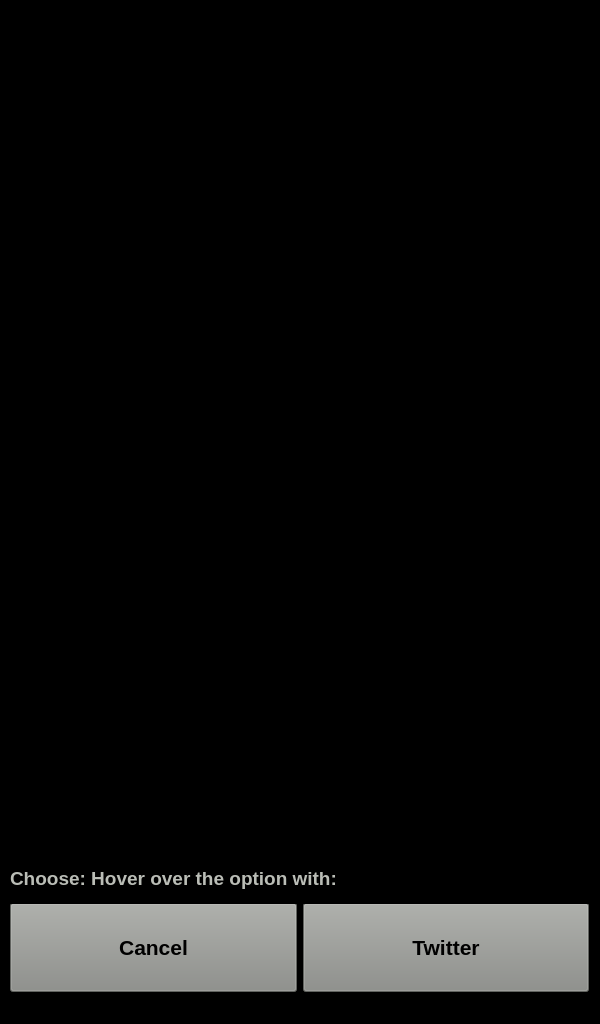
<?xml version="1.0" encoding="UTF-8"?>
<ui version="4.0">
 <class>SharWindow</class>
 <widget class="QWidget" name="SharWindow">
  <property name="geometry">
   <rect>
    <x>0</x>
    <y>0</y>
    <width>600</width>
    <height>1024</height>
   </rect>
  </property>
  <property name="windowTitle">
   <string>Form</string>
  </property>
  <widget class="QStackedWidget" name="stackedWidget">
   <property name="geometry">
    <rect>
     <x>0</x>
     <y>803</y>
     <width>600</width>
     <height>221</height>
    </rect>
   </property>
   <property name="styleSheet">
    <string notr="true">background-color: rgb(0, 0, 0);</string>
   </property>
   <property name="currentIndex">
    <number>0</number>
   </property>
   <widget class="QWidget" name="main">
    <widget class="QWidget" name="horizontalLayoutWidget">
     <property name="geometry">
      <rect>
       <x>10</x>
       <y>190</y>
       <width>581</width>
       <height>31</height>
      </rect>
     </property>
     <layout class="QHBoxLayout" name="horizontalLayout"/>
    </widget>
    <widget class="QWidget" name="horizontalLayoutWidget_2">
     <property name="geometry">
      <rect>
       <x>10</x>
       <y>100</y>
       <width>579</width>
       <height>89</height>
      </rect>
     </property>
     <layout class="QHBoxLayout" name="horizontalLayout_2">
      <property name="sizeConstraint">
       <enum>QLayout::SetDefaultConstraint</enum>
      </property>
      <item>
       <widget class="QPushButton" name="pb_cancel_share">
        <property name="sizePolicy">
         <sizepolicy hsizetype="Minimum" vsizetype="MinimumExpanding">
          <horstretch>0</horstretch>
          <verstretch>0</verstretch>
         </sizepolicy>
        </property>
        <property name="minimumSize">
         <size>
          <width>0</width>
          <height>0</height>
         </size>
        </property>
        <property name="font">
         <font>
          <pointsize>16</pointsize>
          <bold>true</bold>
         </font>
        </property>
        <property name="toolTip">
         <string/>
        </property>
        <property name="layoutDirection">
         <enum>Qt::LeftToRight</enum>
        </property>
        <property name="styleSheet">
         <string notr="true">color: rgb(0, 0, 0);
background-color: rgb(136, 138, 133);
text-align: center center
/*border: 1px solid rgb(193, 125, 17) */
/*border-color: rgb(193, 125, 17);
border-radius: 5px
*/</string>
        </property>
        <property name="text">
         <string>Cancel</string>
        </property>
        <property name="icon">
         <iconset resource="resources.qrc">
          <normaloff>:/resources/icons/cancel.png</normaloff>:/resources/icons/cancel.png</iconset>
        </property>
        <property name="iconSize">
         <size>
          <width>70</width>
          <height>70</height>
         </size>
        </property>
        <property name="default">
         <bool>false</bool>
        </property>
       </widget>
      </item>
      <item>
       <widget class="QPushButton" name="pb_twitter_share">
        <property name="sizePolicy">
         <sizepolicy hsizetype="Minimum" vsizetype="MinimumExpanding">
          <horstretch>0</horstretch>
          <verstretch>0</verstretch>
         </sizepolicy>
        </property>
        <property name="minimumSize">
         <size>
          <width>0</width>
          <height>0</height>
         </size>
        </property>
        <property name="font">
         <font>
          <pointsize>16</pointsize>
          <bold>true</bold>
         </font>
        </property>
        <property name="toolTip">
         <string/>
        </property>
        <property name="layoutDirection">
         <enum>Qt::LeftToRight</enum>
        </property>
        <property name="styleSheet">
         <string notr="true">color: rgb(0, 0, 0);
background-color: rgb(136, 138, 133);
text-align: center center
/*border: 1px solid rgb(193, 125, 17) */
/*border-color: rgb(193, 125, 17);
border-radius: 5px
*/</string>
        </property>
        <property name="text">
         <string>Twitter</string>
        </property>
        <property name="icon">
         <iconset resource="resources.qrc">
          <normaloff>:/resources/icons/twitter.png</normaloff>:/resources/icons/twitter.png</iconset>
        </property>
        <property name="iconSize">
         <size>
          <width>70</width>
          <height>70</height>
         </size>
        </property>
        <property name="default">
         <bool>false</bool>
        </property>
       </widget>
      </item>
     </layout>
    </widget>
    <widget class="QWidget" name="horizontalLayoutWidget_3">
     <property name="geometry">
      <rect>
       <x>10</x>
       <y>50</y>
       <width>581</width>
       <height>51</height>
      </rect>
     </property>
     <layout class="QHBoxLayout" name="horizontalLayout_3">
      <item>
       <widget class="QLabel" name="label">
        <property name="enabled">
         <bool>true</bool>
        </property>
        <property name="font">
         <font>
          <pointsize>14</pointsize>
          <bold>true</bold>
         </font>
        </property>
        <property name="styleSheet">
         <string notr="true">color: rgb(186, 189, 182);</string>
        </property>
        <property name="text">
         <string>Choose: Hover over the option with:</string>
        </property>
       </widget>
      </item>
      <item>
       <widget class="QLabel" name="label_3">
        <property name="font">
         <font>
          <pointsize>14</pointsize>
          <bold>true</bold>
         </font>
        </property>
        <property name="autoFillBackground">
         <bool>false</bool>
        </property>
        <property name="styleSheet">
         <string notr="true">image: url(:/resources/icons/finger_pointing_inverted.png);
/*
background-color: rgb(186, 189, 182);
background-repeat: no-repeat; 
*/</string>
        </property>
        <property name="text">
         <string/>
        </property>
        <property name="alignment">
         <set>Qt::AlignCenter</set>
        </property>
       </widget>
      </item>
      <item>
       <widget class="QLabel" name="label_6">
        <property name="font">
         <font>
          <pointsize>14</pointsize>
          <bold>true</bold>
         </font>
        </property>
        <property name="text">
         <string/>
        </property>
       </widget>
      </item>
     </layout>
     <zorder>label_3</zorder>
     <zorder>label_6</zorder>
     <zorder>label</zorder>
    </widget>
    <widget class="QWidget" name="horizontalLayoutWidget_4">
     <property name="geometry">
      <rect>
       <x>10</x>
       <y>0</y>
       <width>581</width>
       <height>51</height>
      </rect>
     </property>
     <layout class="QHBoxLayout" name="horizontalLayout_4">
      <item>
       <widget class="QLabel" name="label_2">
        <property name="font">
         <font>
          <pointsize>14</pointsize>
          <bold>true</bold>
         </font>
        </property>
        <property name="text">
         <string/>
        </property>
       </widget>
      </item>
      <item>
       <widget class="QLabel" name="label_4">
        <property name="font">
         <font>
          <pointsize>14</pointsize>
          <bold>true</bold>
         </font>
        </property>
        <property name="autoFillBackground">
         <bool>false</bool>
        </property>
        <property name="styleSheet">
         <string notr="true">/*image: url(:/resources/icons/finger_pointing_inverted.png); */
/*
background-color: rgb(186, 189, 182);
background-repeat: no-repeat; 
*/</string>
        </property>
        <property name="text">
         <string/>
        </property>
        <property name="alignment">
         <set>Qt::AlignCenter</set>
        </property>
       </widget>
      </item>
      <item>
       <widget class="QLabel" name="label_7">
        <property name="font">
         <font>
          <pointsize>14</pointsize>
          <bold>true</bold>
         </font>
        </property>
        <property name="text">
         <string/>
        </property>
       </widget>
      </item>
     </layout>
    </widget>
   </widget>
   <widget class="QWidget" name="edit_opts">
    <widget class="QWidget" name="horizontalLayoutWidget_5">
     <property name="geometry">
      <rect>
       <x>10</x>
       <y>50</y>
       <width>581</width>
       <height>51</height>
      </rect>
     </property>
     <layout class="QHBoxLayout" name="horizontalLayout_25">
      <item>
       <widget class="QLabel" name="label_37">
        <property name="font">
         <font>
          <pointsize>14</pointsize>
          <bold>true</bold>
         </font>
        </property>
        <property name="text">
         <string>Choose: Hover over the option with:</string>
        </property>
       </widget>
      </item>
      <item>
       <widget class="QLabel" name="label_38">
        <property name="font">
         <font>
          <pointsize>14</pointsize>
          <bold>true</bold>
         </font>
        </property>
        <property name="autoFillBackground">
         <bool>false</bool>
        </property>
        <property name="styleSheet">
         <string notr="true">image: url(:/resources/icons/finger_pointing_inverted.png);
/*
background-color: rgb(186, 189, 182);
background-repeat: no-repeat; 
*/</string>
        </property>
        <property name="text">
         <string/>
        </property>
        <property name="alignment">
         <set>Qt::AlignCenter</set>
        </property>
       </widget>
      </item>
      <item>
       <widget class="QLabel" name="label_39">
        <property name="font">
         <font>
          <pointsize>14</pointsize>
          <bold>true</bold>
         </font>
        </property>
        <property name="text">
         <string/>
        </property>
       </widget>
      </item>
     </layout>
     <zorder>label_38</zorder>
     <zorder>label_39</zorder>
     <zorder>label_37</zorder>
    </widget>
    <widget class="QWidget" name="horizontalLayoutWidget_6">
     <property name="geometry">
      <rect>
       <x>10</x>
       <y>190</y>
       <width>581</width>
       <height>31</height>
      </rect>
     </property>
     <layout class="QHBoxLayout" name="horizontalLayout_26"/>
    </widget>
    <widget class="QWidget" name="horizontalLayoutWidget_7">
     <property name="geometry">
      <rect>
       <x>10</x>
       <y>100</y>
       <width>579</width>
       <height>89</height>
      </rect>
     </property>
     <layout class="QHBoxLayout" name="horizontalLayout_27">
      <property name="sizeConstraint">
       <enum>QLayout::SetDefaultConstraint</enum>
      </property>
      <item>
       <widget class="QPushButton" name="pb_edit_cancel">
        <property name="sizePolicy">
         <sizepolicy hsizetype="Minimum" vsizetype="MinimumExpanding">
          <horstretch>0</horstretch>
          <verstretch>0</verstretch>
         </sizepolicy>
        </property>
        <property name="minimumSize">
         <size>
          <width>0</width>
          <height>0</height>
         </size>
        </property>
        <property name="font">
         <font>
          <pointsize>16</pointsize>
          <bold>true</bold>
         </font>
        </property>
        <property name="toolTip">
         <string/>
        </property>
        <property name="layoutDirection">
         <enum>Qt::LeftToRight</enum>
        </property>
        <property name="styleSheet">
         <string notr="true">color: rgb(0, 0, 0);
background-color: rgb(136, 138, 133);
text-align: center center
/*border: 1px solid rgb(193, 125, 17) */
/*border-color: rgb(193, 125, 17);
border-radius: 5px
*/</string>
        </property>
        <property name="text">
         <string>Cancel</string>
        </property>
        <property name="icon">
         <iconset resource="resources.qrc">
          <normaloff>:/resources/icons/cancel.png</normaloff>:/resources/icons/cancel.png</iconset>
        </property>
        <property name="iconSize">
         <size>
          <width>70</width>
          <height>70</height>
         </size>
        </property>
        <property name="default">
         <bool>false</bool>
        </property>
       </widget>
      </item>
      <item>
       <widget class="QPushButton" name="pb_edit_ok">
        <property name="sizePolicy">
         <sizepolicy hsizetype="Minimum" vsizetype="MinimumExpanding">
          <horstretch>0</horstretch>
          <verstretch>0</verstretch>
         </sizepolicy>
        </property>
        <property name="minimumSize">
         <size>
          <width>0</width>
          <height>0</height>
         </size>
        </property>
        <property name="font">
         <font>
          <pointsize>16</pointsize>
          <bold>true</bold>
         </font>
        </property>
        <property name="toolTip">
         <string/>
        </property>
        <property name="layoutDirection">
         <enum>Qt::LeftToRight</enum>
        </property>
        <property name="styleSheet">
         <string notr="true">color: rgb(0, 0, 0);
background-color: rgb(136, 138, 133);
text-align: center center
/*border: 1px solid rgb(193, 125, 17) */
/*border-color: rgb(193, 125, 17);
border-radius: 5px
*/</string>
        </property>
        <property name="text">
         <string>OK</string>
        </property>
        <property name="icon">
         <iconset resource="resources.qrc">
          <normaloff>:/resources/icons/ok.png</normaloff>:/resources/icons/ok.png</iconset>
        </property>
        <property name="iconSize">
         <size>
          <width>70</width>
          <height>70</height>
         </size>
        </property>
        <property name="default">
         <bool>false</bool>
        </property>
       </widget>
      </item>
     </layout>
    </widget>
    <widget class="QWidget" name="horizontalLayoutWidget_8">
     <property name="geometry">
      <rect>
       <x>10</x>
       <y>0</y>
       <width>581</width>
       <height>51</height>
      </rect>
     </property>
     <layout class="QHBoxLayout" name="horizontalLayout_28">
      <item>
       <widget class="QLabel" name="label_5">
        <property name="font">
         <font>
          <bold>true</bold>
         </font>
        </property>
        <property name="text">
         <string>Message</string>
        </property>
       </widget>
      </item>
      <item>
       <widget class="QLineEdit" name="lineEdit_msg">
        <property name="font">
         <font>
          <pointsize>14</pointsize>
         </font>
        </property>
       </widget>
      </item>
     </layout>
    </widget>
   </widget>
   <widget class="QWidget" name="status_opts">
    <widget class="QWidget" name="horizontalLayoutWidget_9">
     <property name="geometry">
      <rect>
       <x>10</x>
       <y>190</y>
       <width>581</width>
       <height>31</height>
      </rect>
     </property>
     <layout class="QHBoxLayout" name="horizontalLayout_29"/>
    </widget>
    <widget class="QWidget" name="horizontalLayoutWidget_10">
     <property name="geometry">
      <rect>
       <x>10</x>
       <y>0</y>
       <width>813</width>
       <height>51</height>
      </rect>
     </property>
     <layout class="QHBoxLayout" name="horizontalLayout_30">
      <item>
       <widget class="QLabel" name="label_8">
        <property name="sizePolicy">
         <sizepolicy hsizetype="Fixed" vsizetype="Preferred">
          <horstretch>0</horstretch>
          <verstretch>0</verstretch>
         </sizepolicy>
        </property>
        <property name="minimumSize">
         <size>
          <width>60</width>
          <height>0</height>
         </size>
        </property>
        <property name="font">
         <font>
          <bold>true</bold>
         </font>
        </property>
        <property name="text">
         <string>Status:</string>
        </property>
       </widget>
      </item>
      <item>
       <widget class="QLabel" name="label_share_status">
        <property name="text">
         <string>Post cannot be shared! Please try again later.</string>
        </property>
        <property name="alignment">
         <set>Qt::AlignLeading|Qt::AlignLeft|Qt::AlignVCenter</set>
        </property>
       </widget>
      </item>
     </layout>
    </widget>
    <widget class="QWidget" name="horizontalLayoutWidget_11">
     <property name="geometry">
      <rect>
       <x>10</x>
       <y>100</y>
       <width>579</width>
       <height>89</height>
      </rect>
     </property>
     <layout class="QHBoxLayout" name="horizontalLayout_31">
      <property name="sizeConstraint">
       <enum>QLayout::SetDefaultConstraint</enum>
      </property>
      <item>
       <widget class="QPushButton" name="pb_status_cancel">
        <property name="enabled">
         <bool>true</bool>
        </property>
        <property name="sizePolicy">
         <sizepolicy hsizetype="Minimum" vsizetype="MinimumExpanding">
          <horstretch>0</horstretch>
          <verstretch>0</verstretch>
         </sizepolicy>
        </property>
        <property name="minimumSize">
         <size>
          <width>0</width>
          <height>0</height>
         </size>
        </property>
        <property name="font">
         <font>
          <pointsize>16</pointsize>
          <bold>true</bold>
         </font>
        </property>
        <property name="toolTip">
         <string/>
        </property>
        <property name="layoutDirection">
         <enum>Qt::LeftToRight</enum>
        </property>
        <property name="styleSheet">
         <string notr="true">color: rgb(0, 0, 0);
background-color: rgb(136, 138, 133);
text-align: center center;

/*border: 1px solid rgb(193, 125, 17) */
/*border-color: rgb(193, 125, 17);
border-radius: 5px
*/</string>
        </property>
        <property name="text">
         <string>Cancel</string>
        </property>
        <property name="icon">
         <iconset resource="resources.qrc">
          <normaloff>:/resources/icons/cancel.png</normaloff>:/resources/icons/cancel.png</iconset>
        </property>
        <property name="iconSize">
         <size>
          <width>70</width>
          <height>70</height>
         </size>
        </property>
        <property name="default">
         <bool>false</bool>
        </property>
       </widget>
      </item>
      <item>
       <widget class="QPushButton" name="pb_status_ok">
        <property name="enabled">
         <bool>true</bool>
        </property>
        <property name="sizePolicy">
         <sizepolicy hsizetype="Minimum" vsizetype="MinimumExpanding">
          <horstretch>0</horstretch>
          <verstretch>0</verstretch>
         </sizepolicy>
        </property>
        <property name="minimumSize">
         <size>
          <width>0</width>
          <height>0</height>
         </size>
        </property>
        <property name="font">
         <font>
          <pointsize>16</pointsize>
          <bold>true</bold>
         </font>
        </property>
        <property name="toolTip">
         <string/>
        </property>
        <property name="layoutDirection">
         <enum>Qt::LeftToRight</enum>
        </property>
        <property name="styleSheet">
         <string notr="true">color: rgb(0, 0, 0);
background-color: rgb(136, 138, 133);
text-align: center center
/*border: 1px solid rgb(193, 125, 17) */
/*border-color: rgb(193, 125, 17);
border-radius: 5px
*/</string>
        </property>
        <property name="text">
         <string>OK</string>
        </property>
        <property name="icon">
         <iconset resource="resources.qrc">
          <normaloff>:/resources/icons/ok.png</normaloff>:/resources/icons/ok.png</iconset>
        </property>
        <property name="iconSize">
         <size>
          <width>70</width>
          <height>70</height>
         </size>
        </property>
        <property name="default">
         <bool>false</bool>
        </property>
       </widget>
      </item>
     </layout>
    </widget>
    <widget class="QWidget" name="horizontalLayoutWidget_12">
     <property name="geometry">
      <rect>
       <x>10</x>
       <y>50</y>
       <width>581</width>
       <height>51</height>
      </rect>
     </property>
     <layout class="QHBoxLayout" name="horizontalLayout_32">
      <item>
       <widget class="QLabel" name="label_46">
        <property name="enabled">
         <bool>true</bool>
        </property>
        <property name="font">
         <font>
          <pointsize>14</pointsize>
          <bold>true</bold>
         </font>
        </property>
        <property name="text">
         <string>Choose: Hover over the option with:</string>
        </property>
       </widget>
      </item>
      <item>
       <widget class="QLabel" name="label_47">
        <property name="enabled">
         <bool>false</bool>
        </property>
        <property name="font">
         <font>
          <pointsize>14</pointsize>
          <bold>true</bold>
         </font>
        </property>
        <property name="autoFillBackground">
         <bool>false</bool>
        </property>
        <property name="styleSheet">
         <string notr="true">/*
enabled:{
image: url(:/resources/icons/finger_pointing_inverted.png);
}
*/
image: url(:/resources/icons/finger_pointing_inverted.png);
/*
background-color: rgb(186, 189, 182);
background-repeat: no-repeat; 
*/</string>
        </property>
        <property name="text">
         <string/>
        </property>
        <property name="alignment">
         <set>Qt::AlignCenter</set>
        </property>
       </widget>
      </item>
      <item>
       <widget class="QLabel" name="label_48">
        <property name="font">
         <font>
          <pointsize>14</pointsize>
          <bold>true</bold>
         </font>
        </property>
        <property name="text">
         <string/>
        </property>
       </widget>
      </item>
     </layout>
    </widget>
   </widget>
  </widget>
  <widget class="QGraphicsView" name="graphicsView">
   <property name="enabled">
    <bool>true</bool>
   </property>
   <property name="geometry">
    <rect>
     <x>0</x>
     <y>0</y>
     <width>600</width>
     <height>804</height>
    </rect>
   </property>
   <property name="styleSheet">
    <string notr="true">background-color: rgb(0, 0, 0);</string>
   </property>
  </widget>
 </widget>
 <resources>
  <include location="resources.qrc"/>
 </resources>
 <connections/>
</ui>
